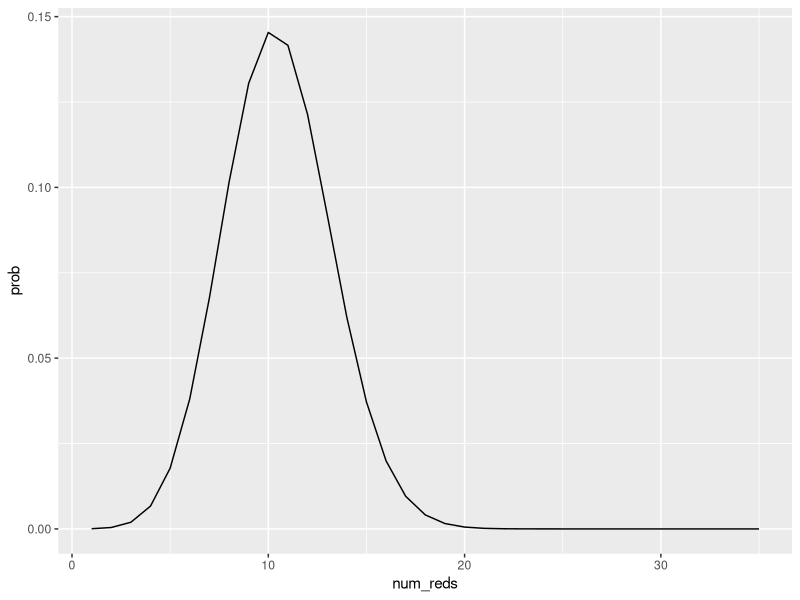

Write the R code that produced this figure. (Note: a time limit stopped this script after it produced the figure.)
## ---- chunk 1
library(tidyverse)
## ---- chunk 2
choose(8,3)
## ---- chunk 3
rep <- 35

prob_red_spheres <- function(z){
  choose(rep,z)*(0.3^(z))*(0.7^(rep-z))
}

prob_red_spheres(20)
## ---- chunk 4
num_reds <- seq(1,35)
prob_by_num_reds <- data.frame(num_reds) %>%
  mutate(prob=map_dbl(.x=num_reds,prob_red_spheres))
prob_by_num_reds %>% head(3)

prob_by_num_reds %>% ggplot(aes(num_reds,prob)) +
  geom_line()
## ---- chunk 5
sample(10,35,replace=TRUE)
## ---- chunk 6
## Setting the random seed just once
set.seed(0)
for(i in 1:5){
print(sample(100,5,replace=FALSE))
  # The result may well differ every time
}
## Resetting the random seed every time
for(i in 1:5){
set.seed(1)
print(sample(100,5,replace=FALSE))
# The result should not change
}

## ---- chunk 7
num_trials<-1000 # set the number of trials
set.seed(0) # set the random seed

sampling_with_replacement_simulation<-data.frame(trial=1:num_trials)%>%
  mutate(sample_balls=map(.x=trial,~sample(10,35,replace = TRUE))) %>%
  mutate(num_reds=map_dbl(.x=sample_balls,~sum(.x<=3)))
# generate collection of num_trials simulations
sampling_with_replacement_simulation
## ---- chunk 8
num_reds_in_simulation<-sampling_with_replacement_simulation%>%pull(num_reds)
# we extract a vector corresponding to the number of reds in each trial

prob_by_num_reds<-prob_by_num_reds%>%
  mutate(simulation_count=map_dbl(.x=num_reds,~sum(num_reds_in_simulation==.x)))
# add a column which gives the number of trials with a given number of reds
prob_by_num_reds %>% head(5)
## ---- chunk 9
prob_by_num_reds<-prob_by_num_reds%>%
  mutate(expected_count=num_trials*prob)
prob_by_num_reds %>% head(5)
# add a column which gives the expected number of reds
# based on the probability formula
## ---- chunk 10
prob_by_num_reds%>%
rename(Simulation=simulation_count,Expected=expected_count)%>%
pivot_longer(cols=c("Simulation","Expected"),
names_to="Type",values_to="count")%>%
ggplot(aes(num_reds,count)) +
geom_line(aes(linetype=Type, color=Type)) +
scale_linetype_manual(values = c("solid", "dashed"))+
theme_bw()+
xlab("Number of reds")+
ylab("Count")
## ---- chunk 11
num_trials<-10000000 # set the number of trials
set.seed(0) # set the random seed
sample_size <- 10
n_red <- 50
n_blue <- 30
n_green <- 20
total <- n_red+n_blue+n_green

sampling_without_replacement_simulation<-data.frame(trial=1:num_trials)%>%
  mutate(sample_balls=map(.x=trial,~sample(total,sample_size,replace = F))) %>%
  mutate(num_reds=map_dbl(.x=sample_balls,~sum(.x<=n_red))) %>%
  mutate(num_blues=map_dbl(.x=sample_balls,~sum(.x>n_red & .x<=n_red+n_blue))) %>%
  mutate(num_greens=map_dbl(.x=sample_balls,~sum(.x>n_red+n_blue & .x<=n_red+n_blue+n_green))) %>%
  mutate(missing=pmin(num_reds,num_blues,num_greens)==0) 

prob_missing_simulation<-mean(sampling_without_replacement_simulation %>%
                                pull(missing))

## ---- chunk 12
# We first compute the number of subsets of size 10 containing no reds, no blues and no greens:
NR = choose(total-n_red,sample_size)
NB = choose(total-n_blue,sample_size)
NG = choose(total-n_green,sample_size)

# Next we count the number of all red, all blue and all green
MR=choose(n_red,sample_size)
MB=choose(n_blue,sample_size)
MG=choose(n_green,sample_size)

Q=NR+NB+NG-MR-MB-MG
TS = choose(total,sample_size)

num_one_of_each_subsets=TS-NR-NB-NG+MR+MB+MG
prob_missing_theory=Q/TS

prob_missing_simulation
prob_missing_theory
## ---- chunk 13

## ---- chunk 14
